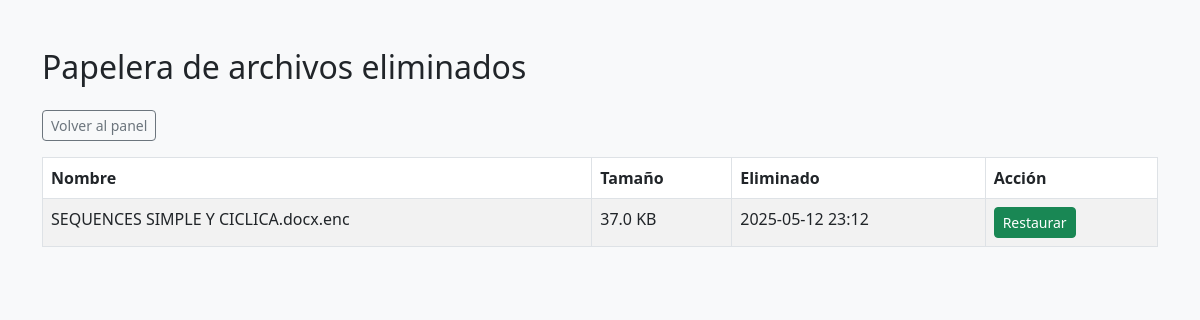
/papelera (signed in), run on the app's committed database.
### app/database.py (models this page shows)
class Backup(db.Model):
    id = db.Column(db.Integer, primary_key=True)
    filename = db.Column(db.String(255), nullable=False)
    size_kb = db.Column(db.Float, nullable=False)
    timestamp = db.Column(db.DateTime, nullable=False)
    user_id = db.Column(db.Integer, db.ForeignKey('user.id'), nullable=False)
    eliminado = db.Column(db.Boolean, default=False)
    user = db.relationship('User', backref='backups')

### app/routes.py (the view)
@main.route("/papelera")
@login_required
def papelera():
    backups = Backup.query.filter_by(user_id=current_user.id, eliminado=True).order_by(Backup.timestamp.desc()).all()
    archivos = []
    for b in backups:
        archivos.append({
            "name": b.filename,
            "size": f"{b.size_kb:.1f} KB",
            "date": b.timestamp.strftime('%Y-%m-%d %H:%M')
        })
    return render_template("papelera.html", archivos=archivos)

### app/database.py (called while the page is built)
@login_manager.user_loader
def load_user(user_id):
    return User.query.get(int(user_id))

### app/templates/papelera.html (shortened to what this page needs)
<!DOCTYPE html>
<html lang="es">
<head>
    <link href="https://cdn.jsdelivr.net/npm/bootstrap@5.3.0/dist/css/bootstrap.min.css" rel="stylesheet">
</head>
<body class="bg-light">
<div class="container py-5">
    <h2 class="mb-4">Papelera de archivos eliminados</h2>
    <p><a href="{{ url_for('main.index') }}" class="btn btn-outline-secondary btn-sm">Volver al panel</a></p>
    {% if archivos %}
    <table class="table table-bordered table-striped">
        <thead>
            <tr>
                <th>Nombre</th>
                <th>Tamaño</th>
                <th>Eliminado</th>
                <th>Acción</th>
            </tr>
        </thead>
        <tbody>
            {% for file in archivos %}
            <tr>
                <td>{{ file.name }}</td>
                <td>{{ file.size }}</td>
                <td>{{ file.date }}</td>
                <td>
                    <form method="POST" action="{{ url_for('main.restaurar_file', filename=file.name) }}">
                        <button type="submit" class="btn btn-sm btn-success">Restaurar</button>
                    </form>
                </td>
            </tr>
            {% endfor %}
        </tbody>
    </table>
    {% else %}
        <p class="text-muted">No hay archivos eliminados.</p>
    {% endif %}
</div>
</body>
</html>

### data on the page
Backup: name "SEQUENCES SIMPLE Y CICLICA.docx.enc", size "37.0 KB", date "2025-05-12 23:12"
